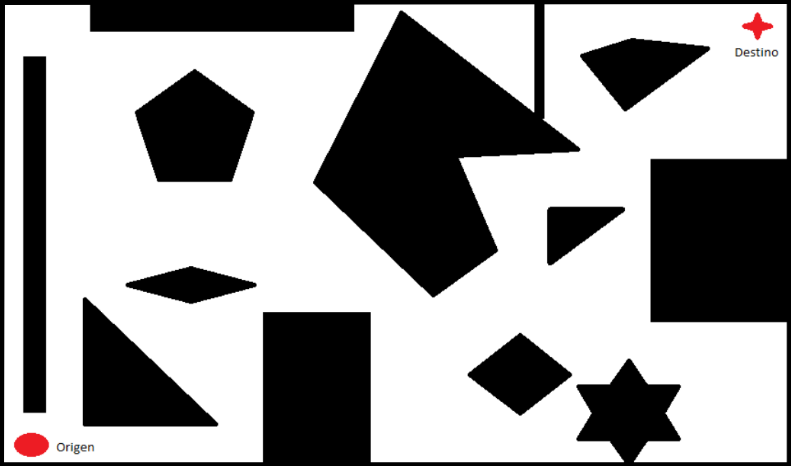
#> input picture assets/maze.png, 791 x 466 px, given in place of maze3.png, which was not available
$ python blindsearches_maze.py
#> lines starting #> are read from the running program, lines starting #| are printed output that depends on the picture; after the words box and inside, x2 and y2 are one past the last pixel; in counts of white or black regions, pixels touching at a corner belong together; pictures that were not available may be replaced by others from this repository, and a replacement may not be noted
import time
import timeit
import sys
from collections import deque
import PIL
from PIL import Image
import numpy

#/********************GLOBAL VARIABLES********************/
GoalState = []
GoalNode = None #At finding solution
NodesExpanded = 0 #Total nodes visited
MaxSearchDeep = 0 #Max Deep
MaxFrontier = 0 #Max Frontier
Height = 0
Width = 0
#/**********************CLASS PIXEL**********************/
class Pixel:
    def __init__(self, y, x, parent, move, depth, cost, key):
        self.y = y
        self.x = x
        self.coordinates = [y, x]
        self.parent = parent
        self.move = move
        self.depth = depth
        self.cost = cost
        self.key = key

#/********************IS WHITE PIXEL*********************/
def isWhite(value):
    if value == 1:
        return True

#/********************GET ADJACENT*********************/
def getAdjacent(pixels, point):

    global NodesExpanded, Width, Height

    possibleMoves = ['Up', 'Down', 'Right', 'Left']
    nextPaths = []

    NodesExpanded += 1
    for movement in possibleMoves:
        x, y = move(point, movement)
        if x >= 0 and x < Width and y >= 0 and y < Height:
            if isWhite(pixels[y, x]):
                nextPaths.append(Pixel(
                    y,
                    x,
                    point,
                    movement,
                    point.depth + 1,
                    point.cost + 1,
                    0))
    return nextPaths

#/********************MOVE*********************/
def move(pixel, action):

    if action == 'Up':
        x = pixel.x
        y = pixel.y - 1
    elif action == 'Down':
        x = pixel.x
        y = pixel.y + 1
    elif action == 'Right':
        x = pixel.x + 1
        y = pixel.y
    elif action == 'Left':
        x = pixel.x - 1
        y = pixel.y

    return x, y

#/********************BFS*********************/
def bfs(start, end, pixels, im_paths):
    global MaxFrontier, GoalNode, MaxSearchDeep

    color_paths = [128, 128, 128]

    visited = set()

    Queue = deque([start])

    while Queue:
        node = Queue.popleft()
        arr = ','.join(str(x) for x in node.coordinates)
        visited.add(arr)
        im_paths[node.x, node.y] = (color_paths[0],
                                    color_paths[1],
                                    color_paths[2])

        if node.x == end.x and node.y == end.y:
            GoalNode = node
            return im_paths
        possiblePaths = getAdjacent(pixels, node)
        for path in possiblePaths:
            path_map = ''
            for x in path.coordinates:
                path_map +=','.join(str(x))

            if path_map not in visited:
                Queue.append(path)
                visited.add(path_map)
                if path.depth > MaxSearchDeep:
                    MaxSearchDeep = 1 + MaxSearchDeep
        if len(Queue) > MaxFrontier:
            QueueSize = len(Queue)
            MaxFrontier = QueueSize

    print("There's not answer")
    return im_paths

#/********************DFS*********************/
def dfs(start, end, pixels, im_paths):
    global MaxFrontier, GoalNode, MaxSearchDeep

    color_paths = [128, 128, 128]
    visited = set()
    stack = list([start])

    while stack:
        node = stack.pop()
        arr = ','.join(str(x) for x in node.coordinates)
        visited.add(arr)
        im_paths[node.x, node.y] = (color_paths[0],
                                    color_paths[1],
                                    color_paths[2])

        if node.x == end.x and node.y == end.y:
            GoalNode = node
            return im_paths

        possiblePaths = getAdjacent(pixels, node)
        for path in possiblePaths:
            path_map = ''
            for x in path.coordinates:
                path_map +=','.join(str(x))

            if path_map not in visited:
                stack.append(path)
                visited.add(path_map)
                if path.depth > MaxSearchDeep:
                    MaxSearchDeep = 1 + MaxSearchDeep
        if len(stack) > MaxFrontier:
            MaxFrontier = len(stack)

    print("There's not answer")
    return im_paths

#/**************************AST*************************/
def ast(start, end, pixels, im_paths):
    global MaxFrontier, GoalNode, MaxSearchDeep

    color_paths = [128, 128, 128]

    #Transform the initial state
    arr = ','.join(str(x) for x in start.coordinates)

    #Calculate Euclidean distance
    key = getDistance(pixels, start, end)
    visited = set()
    start.key = key
    Queue = []
    Queue.append(start)
    visited.add(arr)

    while Queue:
        Queue.sort(key=lambda o: o.key)
        node = Queue.pop(0)
        im_paths[node.x, node.y] = (color_paths[0],
                                    color_paths[1],
                                    color_paths[2])

        if node.x == end.x and node.y == end.y:
            GoalNode = node
            return im_paths
        possiblePaths = getAdjacent(pixels, node)
        path_map = ''
        for path in possiblePaths:
            for x in path.coordinates:
                path_map +=','.join(str(x))
            if path_map not in visited:
                key = getDistance(pixels, path, end)
                path.key = key + path.depth
                Queue.append(path)
                visited.add(path_map)
                if path.depth > MaxSearchDeep:
                    MaxSearchDeep = 1 + MaxSearchDeep

    print("There's not answer")
    return im_paths

#/************************EUCLIDEAN DISTANCE*******************/
def getDistance(pixels, start, end):
    return 0.1 + (end.x - start.x)**2 + (end.y - start.y)**2

#/**************************MAIN*************************/
def main():
    global Width, Height, MaxFrontier, GoalNode, MaxSearchDeep, NodesExpanded

    # Open the maze image and make greyscale, and get its dimensions
    num = str(
        int(input('Enter the number of the maze that you want to solve: ')))
#> the answer given: 3
    maze = Image.open('./assets/maze{}.png'.format(num))
#> maze is the input picture: PIL image 791x466 RGBA; mean R, G, B, A 158.2, 157.6, 157.6, 255
    im = maze.convert('L')
    Width, Height = im.size
#> Width = 791; Height = 466

    #Binarize the image
    binary = im.point(lambda p: p > 128 and 1)
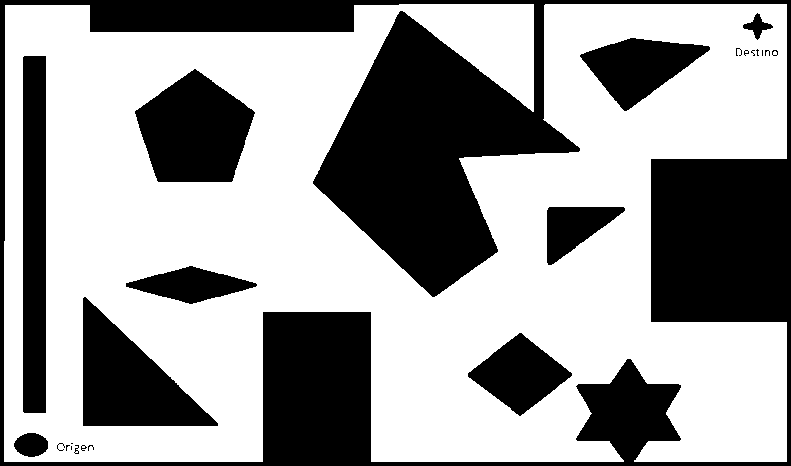
#> binary: PIL image 791x466 L; values 0 (black) and 1 (white), 61.8% white; 24 black regions (12 under 20 px), largest, box (x1, y1, x2, y2) and area: (0, 0, 791, 466) 98349, (135, 69, 255, 182) 9443, (83, 297, 218, 426) 9063
    #Get the array of 0, 1

    im_bin = numpy.array(binary)
    x_i = int(input('Please, enter the start in axis X: '))
#> the answer given: 3
    y_i = int(input('Please, enter the start in axis Y: '))
#> the answer given: 3
    start = [y_i, x_i]

    pixel_start = Pixel(y_i, x_i, None, None, 0, 0, 0)

    x_f = int(input('Please, enter the end in axis X: '))
#> the answer given: 3
    y_f = int(input('Please, enter the end in axis Y: '))
#> the answer given: 3
    end = [y_f, x_f]
    pixel_end = Pixel(y_f, x_f, None, None, 0, 0, 0)
    GoalState = pixel_end.coordinates

    im_rgb = maze.convert('RGB')

    for i in range(0, 3):
        # Clear variables

        GoalNode = None
        NodesExpanded = 0
        MaxSearchDeep = 0
        MaxFrontier = 0
        im_rgb = maze.convert('RGB')
        im_paths = im_rgb.load()

        #Start timer to know how long each method takes
        start = timeit.default_timer()
        if i == 0:
            method = 'BFS'
            im_solved = bfs(pixel_start, pixel_end, im_bin, im_paths)
        elif i == 1:
            method = 'DFS'
            im_solved = dfs(pixel_start, pixel_end, im_bin, im_paths)
        elif i == 2:
            method = 'AST'
            im_solved = ast(pixel_start, pixel_end, im_bin, im_paths)

        stop = timeit.default_timer()
        time = stop - start


        color_solution = [0, 198, 198]

        if GoalNode:
            deep = GoalNode.depth
            moves = []
            while pixel_start.coordinates != GoalNode.coordinates:
                im_solved[GoalNode.x, GoalNode.y] = (color_solution[0],
                                                color_solution[1],
                                                color_solution[2])
                moves.insert(0, GoalNode.move)
                GoalNode = GoalNode.parent

            im_solved[pixel_start.x, pixel_start.y] = (color_solution[0],
                                                color_solution[1],
                                                color_solution[2])
            im_rgb.save('./solvedMaze{}.png'.format(method))

            #print('Path: ',moves)
            print('Algorithm: {}'.format(method))
            print('Final Cost: ',len(moves))
            print('Nodes Expanded: ',str(NodesExpanded))
            print('Search depth: ',str(deep))
            print('MaxSearchDeep: ',str(MaxSearchDeep))
            print('Running Time: ',format(time, '.8f'))
            print('\n')

        else:
            im_rgb.save('./notSolvedMaze{}.png'.format(method))
#> this loop made 3 passes
#> after the loop, deep = 0; moves = []


if __name__ == '__main__':
    main()

#2
#X: 31, Y: 445
#X: 757, Y: 26

#3
#X:3 Y:0
#X; 7 Y:9

#4
#X: 221, Y:0
#X: 259, Y:584

#5
#X: 1, Y: 455
#X: 550, Y: 97

#6
#X: 230, Y:1
#X: 281, Y:507

$ run again, on assets/maze6.png
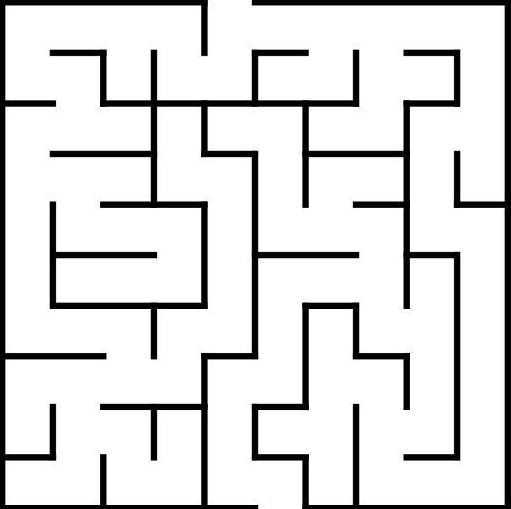
#> input picture assets/maze6.png, 511 x 509 px, given in place of maze3.png, which was not available
#> in main, maze is the input picture: PIL image 511x509 RGBA; mean R, G, B, A 219.4, 219.4, 219.4, 255
#> in main, `binary = im.point(lambda p: p > 128 and 1)`:
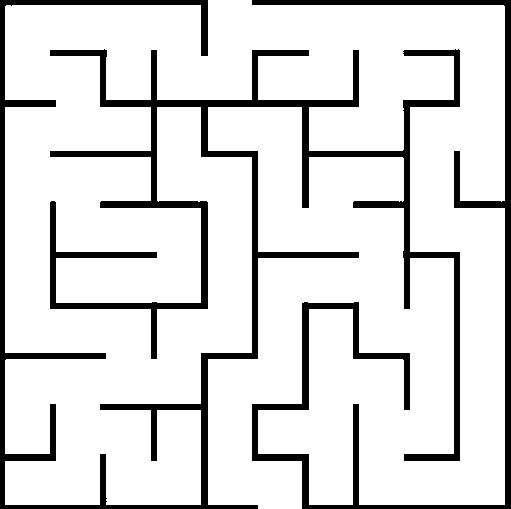
#> binary: PIL image 511x509 L; values 0 (black) and 1 (white), 86.3% white; 2 black regions, box (x1, y1, x2, y2) and area: (0, 0, 460, 509) 25975, (252, 0, 511, 509) 9636
#> the loop in main, `for i in range(0, 3):` made 3 passes
#> after the loop in main, `for i in range(0, 3):`: deep = 0; moves = []
